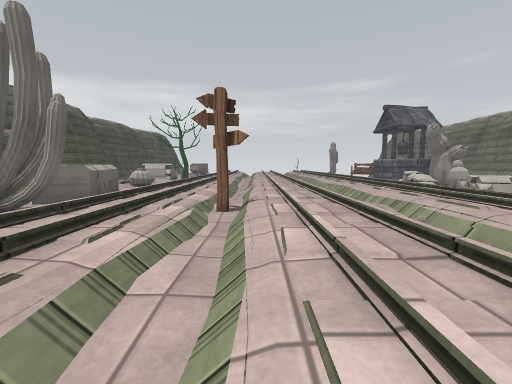
View 1 (above)

17 first-person views from a walk through a 3-D level made in the Unity game engine. The camera is 0.68 m above the floor, tilts 6° down and sees 90° across. The floor is counted in squares, 1 m on a side. Each view is taken from the middle of a square. On the plan, view 1 faces up. The plan holds only what a view shows up to about 9 squares ahead; the rest is blank. The place goes on beyond the plan. The player character is not drawn. Surface patterns are stand-ins for the level's own textures.

View 2
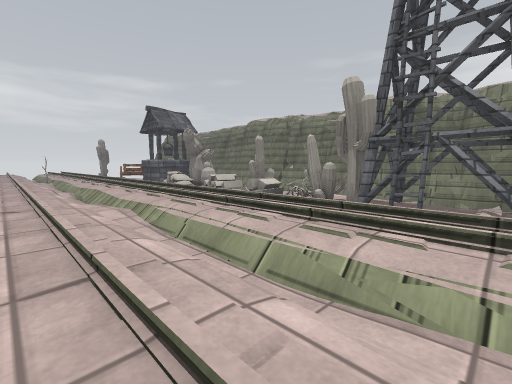

View 3
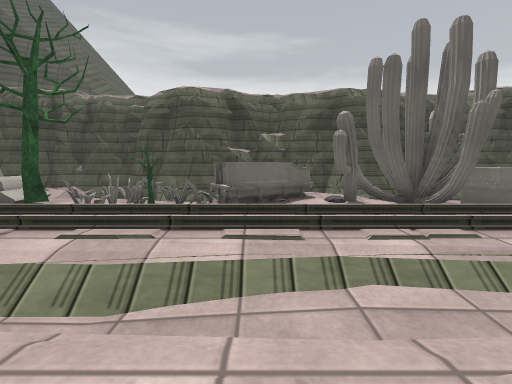

View 4
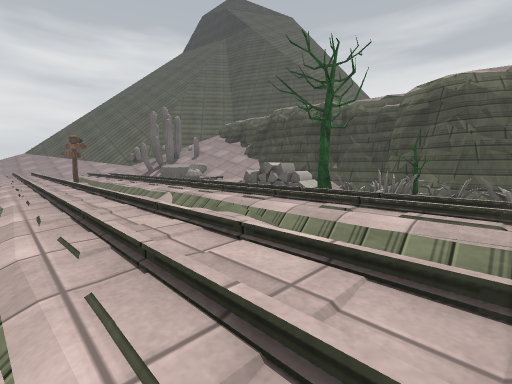

View 5
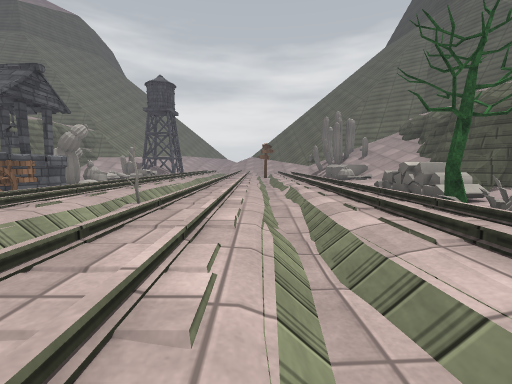

View 6
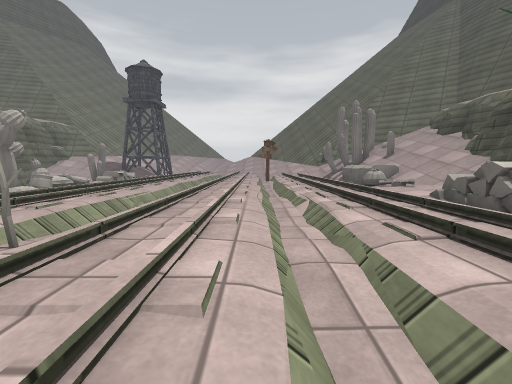

View 7
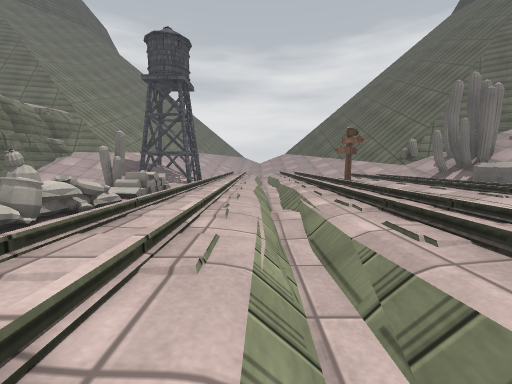

View 8
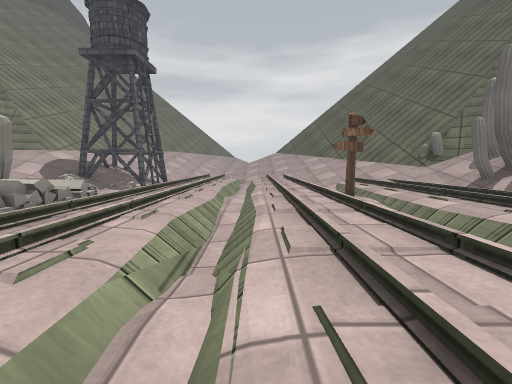

View 9
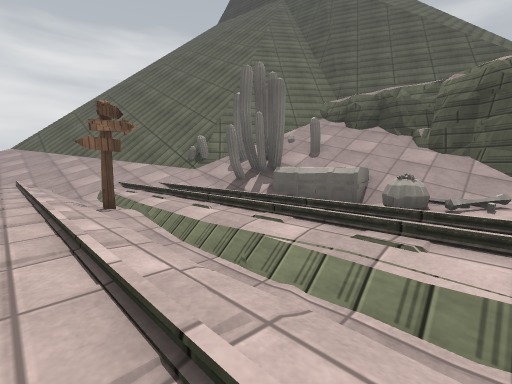

View 10
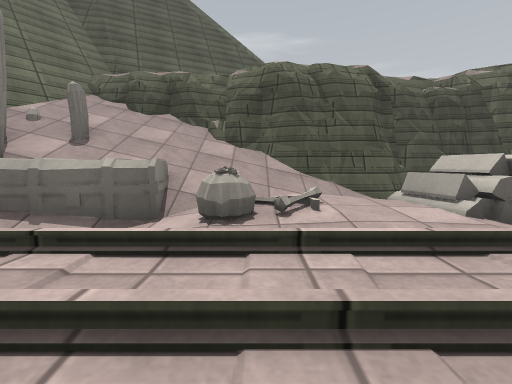

View 11
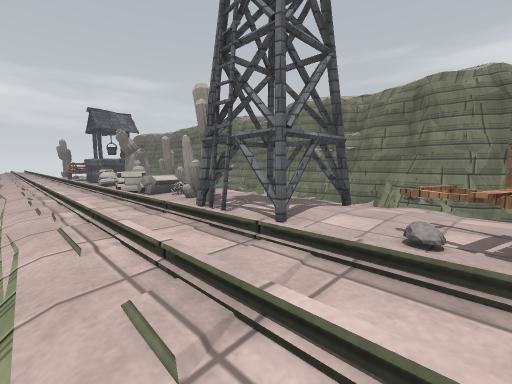

View 12
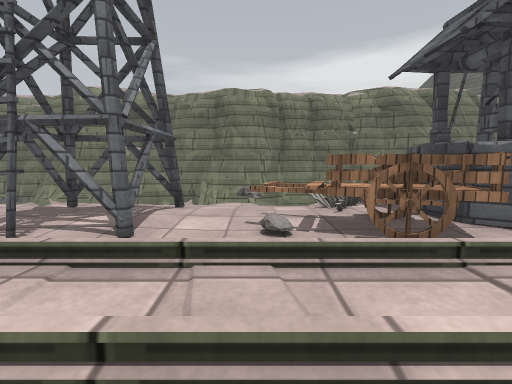

View 13
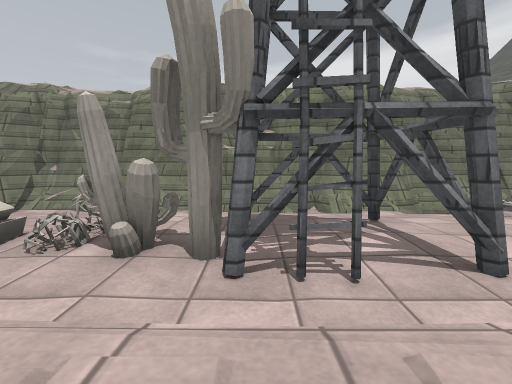

View 14
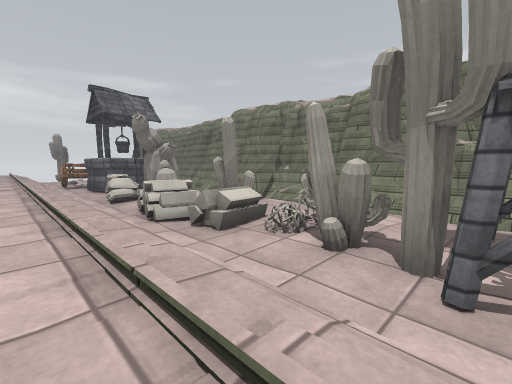

View 15
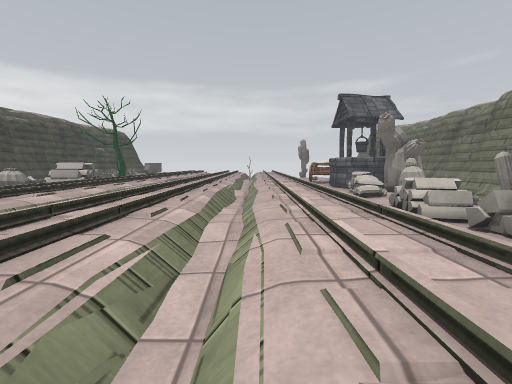

View 16
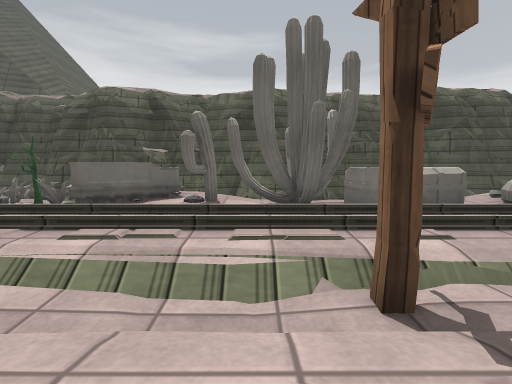

View 17
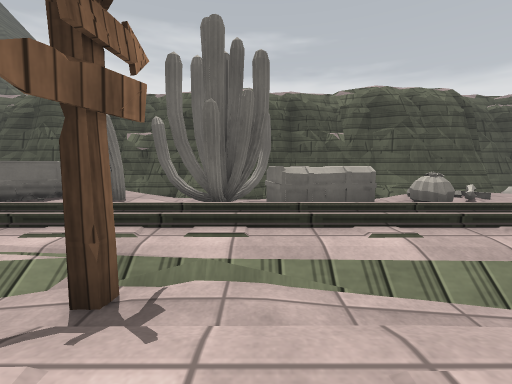

### Floor plan
Key: @ floor where view 1 was taken; # wall or solid block; . main floor; - floor 0.15 m lower than the main floor; _ floor 0.3 m lower than the main floor; < floor 0.5 m lower than the main floor; ( floor 0.65 m lower than the main floor; ! floor 0.8 m lower than the main floor; / step, stairs or slope; = window, fence, low wall or low ledge; ^ raised ledge; C cactus; S sign; T tower; R tree; A cart; W well; K sack; B rock; O other object.
Columns run from 10 left of view 1 to 13 right of it. Each row starts with its distance up from view 1.
 11   ## O.    .//.._KCC
 10   #//CC ./ .//./KKC   ##
  9   #  - ..//.//./__   (##
  8   # OO .///.//..OO  <(=#
  7   #__OO.///.//..OOC_<(!
  6   ##CC_.///.//.._OC_<(#
  5   ##CCC//S/.//.=_O__<=#
  4   ##C.-..//.//./_C__<##
  3   #_/.C.///.=/./_C__</#
  2   #/.O...//.//./_CTT<(#
  1   #  OO..//.//..T___<(#
  0   ## .O../@.//.._TTT</##
 -1   ##OO_.///.//..____<=#
 -2    #ROO.///.//.._BB_<##
 -3   ##OOO.///.//.._A__<(#^
 -4   # OR ////./O. AA_O<(#
 -5   #_OO .///.//. AAW_ (=^
 -6   ##OO .///.//.  WWW  #
 -7   ##OO-.///.//./ WWW
 -8   ##/....//.//./ K
 -9   #/.O...//.//.  KCC
-10  ##//.C..//.//. KKC
-11  ##//.-..//.//.   C
-12  #///O_.///.//. OO
-13 ##/// /.///.//. OOC
-14 ##/C/C/.///.//.  OC
-15 #//C#CC//S/.//.  O
-16 #####C/////.//.
-17      #O/.//.//.

Where each view was taken, in squares from view 1:
view 1: 0 up, 0 right, facing up
view 2: 0 up, 1 right, facing up-right
view 3: 1 up, 1 right, facing left
view 4: 0 up, 2 right, facing down-left
view 5: 2 up, 0 right, facing down
view 6: 1 down, 0 right, facing down
view 7: 5 down, 3 right, facing down
view 8: 8 down, 2 right, facing down
view 9: 9 down, 1 right, facing down-left
view 10: 10 down, 1 left, facing left
view 11: 3 down, 3 right, facing up-right
view 12: 2 down, 3 right, facing right
view 13: 2 up, 4 right, facing right
view 14: 2 up, 4 right, facing up-right
view 15: 2 up, 3 right, facing up
view 16: 4 up, 1 right, facing left
view 17: 6 up, 1 right, facing left
